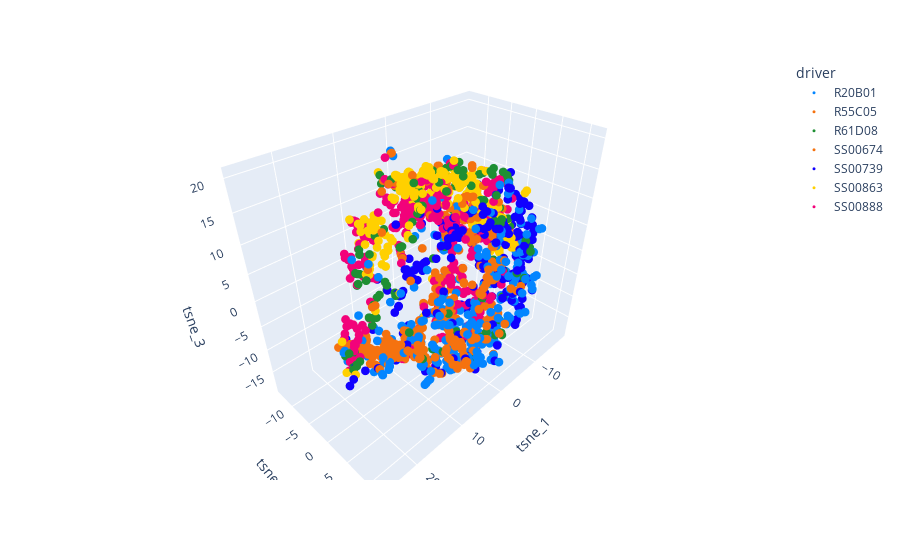

Notebook source saved alongside this figure:
### Code cell
# assign colors
# visualize and color-code by driver
colors ={
    'R20B01':'#0385ff', 
    'R55C05':'#f5720f', 
    'R61D08':'#1e8f33',
    'SS00674':'#f5720f',
    'SS00739':'#1100ff',
    'SS00863':'#ffd000',
    'SS00888':'#f2027a'}
    
# 3D visualization
fig = px.scatter_3d(tsne_result_df, x = 'tsne_1',y = 'tsne_2',z='tsne_3', color = 'driver',color_discrete_map = colors)
fig.update_traces(marker_size = 3)
fig.show()

### Figure 1 — Plotly figure (JSON) as saved in the notebook; plotly's stock layout.template omitted (floating-point values rounded to 4 significant figures; data arrays with more than 128 entries replaced by an {"elided": "..."} marker saying what was removed)
{"data": [{"hovertemplate": "driver=R20B01<br>tsne_1=%{x}<br>tsne_2=%{y}<br>tsne_3=%{z}<extra></extra>", "legendgroup": "R20B01", "marker": {"color": "#0385ff", "size": 3, "symbol": "circle"}, "mode": "markers", "name": "R20B01", "scene": "scene", "showlegend": true, "type": "scatter3d", "x": {"elided": "308 float values"}, "y": {"elided": "308 float values"}, "z": {"elided": "308 float values"}}, {"hovertemplate": "driver=R55C05<br>tsne_1=%{x}<br>tsne_2=%{y}<br>tsne_3=%{z}<extra></extra>", "legendgroup": "R55C05", "marker": {"color": "#f5720f", "size": 3, "symbol": "circle"}, "mode": "markers", "name": "R55C05", "scene": "scene", "showlegend": true, "type": "scatter3d", "x": {"elided": "235 float values"}, "y": {"elided": "235 float values"}, "z": {"elided": "235 float values"}}, {"hovertemplate": "driver=R61D08<br>tsne_1=%{x}<br>tsne_2=%{y}<br>tsne_3=%{z}<extra></extra>", "legendgroup": "R61D08", "marker": {"color": "#1e8f33", "size": 3, "symbol": "circle"}, "mode": "markers", "name": "R61D08", "scene": "scene", "showlegend": true, "type": "scatter3d", "x": {"elided": "136 float values"}, "y": {"elided": "136 float values"}, "z": {"elided": "136 float values"}}, {"hovertemplate": "driver=SS00674<br>tsne_1=%{x}<br>tsne_2=%{y}<br>tsne_3=%{z}<extra></extra>", "legendgroup": "SS00674", "marker": {"color": "#f5720f", "size": 3, "symbol": "circle"}, "mode": "markers", "name": "SS00674", "scene": "scene", "showlegend": true, "type": "scatter3d", "x": {"elided": "148 float values"}, "y": {"elided": "148 float values"}, "z": {"elided": "148 float values"}}, {"hovertemplate": "driver=SS00739<br>tsne_1=%{x}<br>tsne_2=%{y}<br>tsne_3=%{z}<extra></extra>", "legendgroup": "SS00739", "marker": {"color": "#1100ff", "size": 3, "symbol": "circle"}, "mode": "markers", "name": "SS00739", "scene": "scene", "showlegend": true, "type": "scatter3d", "x": {"elided": "229 float values"}, "y": {"elided": "229 float values"}, "z": {"elided": "229 float values"}}, {"hovertemplate": "driver=SS00863<br>tsne_1=%{x}<br>tsne_2=%{y}<br>tsne_3=%{z}<extra></extra>", "legendgroup": "SS00863", "marker": {"color": "#ffd000", "size": 3, "symbol": "circle"}, "mode": "markers", "name": "SS00863", "scene": "scene", "showlegend": true, "type": "scatter3d", "x": {"elided": "266 float values"}, "y": {"elided": "266 float values"}, "z": {"elided": "266 float values"}}, {"hovertemplate": "driver=SS00888<br>tsne_1=%{x}<br>tsne_2=%{y}<br>tsne_3=%{z}<extra></extra>", "legendgroup": "SS00888", "marker": {"color": "#f2027a", "size": 3, "symbol": "circle"}, "mode": "markers", "name": "SS00888", "scene": "scene", "showlegend": true, "type": "scatter3d", "x": {"elided": "408 float values"}, "y": {"elided": "408 float values"}, "z": {"elided": "408 float values"}}], "layout": {"legend": {"title": {"text": "driver"}, "tracegroupgap": 0}, "margin": {"t": 60}, "scene": {"domain": {"x": [0, 1], "y": [0, 1]}, "xaxis": {"title": {"text": "tsne_1"}}, "yaxis": {"title": {"text": "tsne_2"}}, "zaxis": {"title": {"text": "tsne_3"}}}}}
